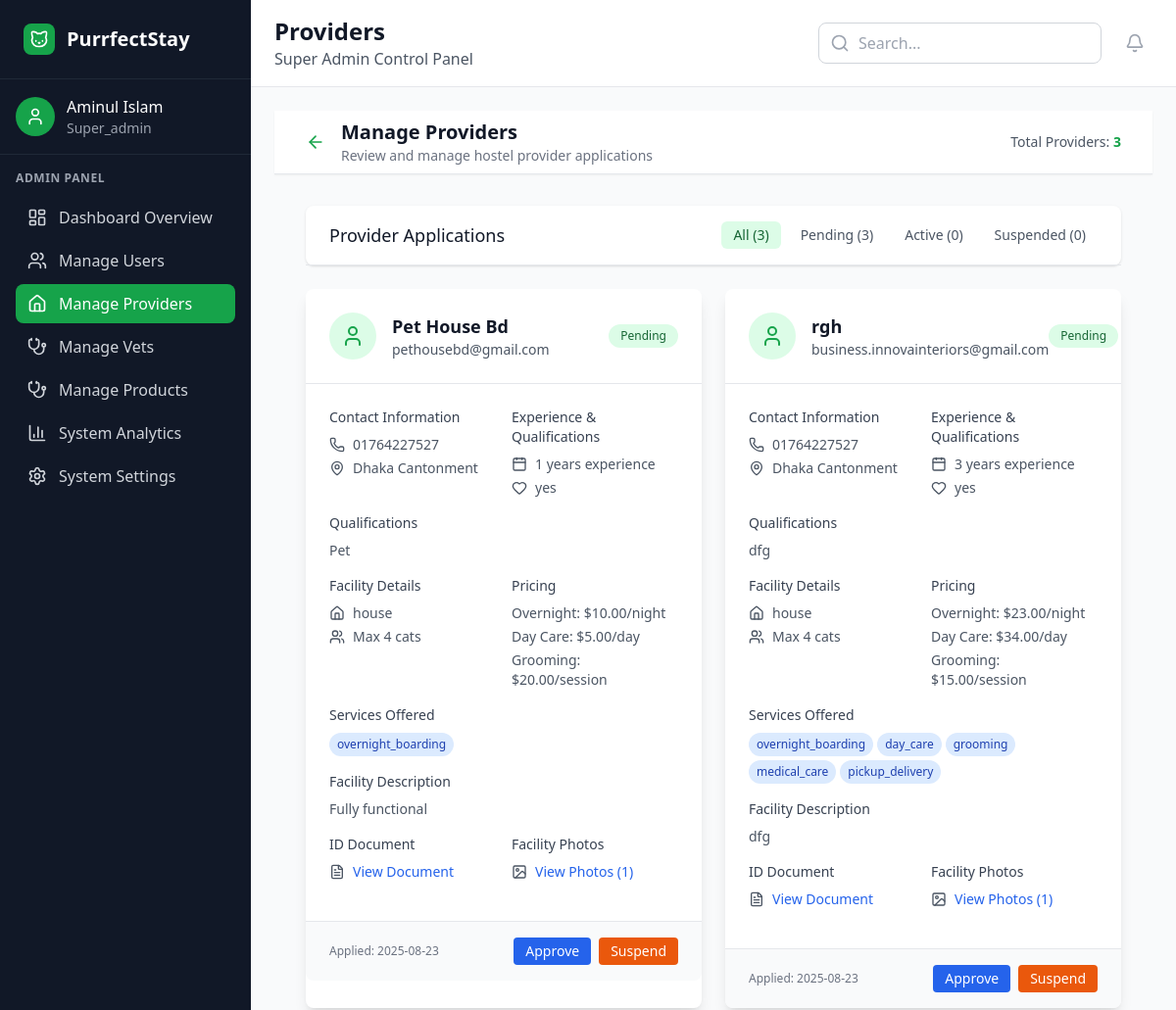
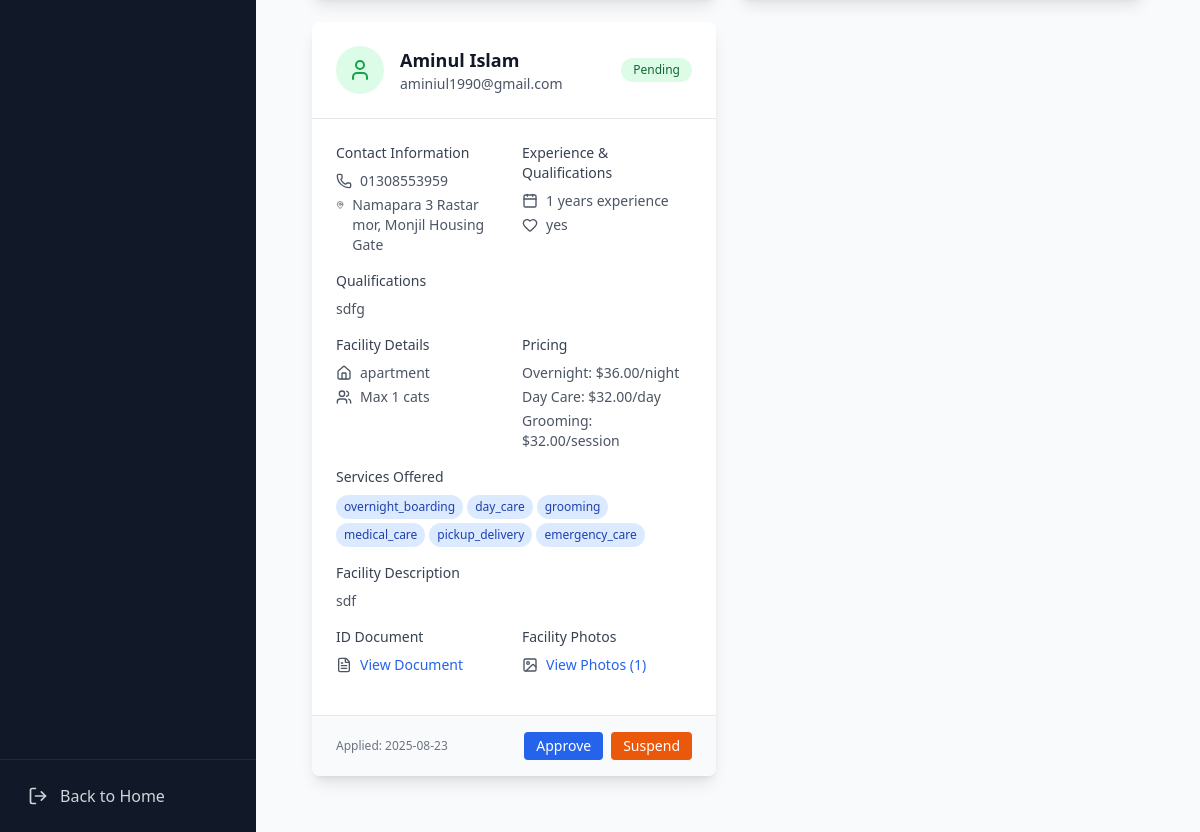
Page /dashboard.php?page=providers (signed in) on the committed database (2 pictures, top to bottom).
### tables this page shows
CREATE TABLE `users` (
  `id` int(11) NOT NULL,
  `first_name` varchar(50) NOT NULL,
  `last_name` varchar(50) NOT NULL,
  `email` varchar(80) NOT NULL,
  `phone` varchar(15) NOT NULL,
  `username` varchar(50) NOT NULL,
  `address` varchar(150) NOT NULL,
  `password` varchar(200) NOT NULL,
  `role` varchar(50) NOT NULL,
  `status` varchar(245) NOT NULL DEFAULT '0',
  `entry_date` date NOT NULL DEFAULT current_timestamp()
);

CREATE TABLE `hostel_providers` (
  `id` int(11) NOT NULL,
  `full_name` varchar(150) NOT NULL,
  `email` varchar(150) NOT NULL,
  `phone` varchar(50) NOT NULL,
  `address` text NOT NULL,
  `experience_years` int(11) NOT NULL,
  `own_cats` varchar(50) NOT NULL,
  `qualifications` text DEFAULT NULL,
  `property_type` varchar(100) NOT NULL,
  `max_capacity` int(11) NOT NULL,
  `services` text DEFAULT NULL,
  `facility_description` text DEFAULT NULL,
  `overnight_rate` decimal(10,2) NOT NULL,
  `day_care_rate` decimal(10,2) DEFAULT NULL,
  `grooming_rate` decimal(10,2) DEFAULT NULL,
  `id_document` varchar(255) DEFAULT NULL,
  `facility_photos` longtext DEFAULT NULL CHECK (json_valid(`facility_photos`)),
  `created_at` timestamp NOT NULL DEFAULT current_timestamp()
);

### dashboard-pages/providers.php (the view, shortened to what the rows shown need)
<?php
$conn = getDatabaseConnection();
$sql = "SELECT * FROM hostel_providers ORDER BY id DESC";
$result = $conn->query($sql);
$providers = [];
if ($result->num_rows > 0) {
    while ($row = $result->fetch_assoc()) {
        $row['status'] = $row['status'] ?? 'pending';
        $providers[] = $row;
    }
}
?>
<!DOCTYPE html>
<html lang="en">
<head>
    <script src="https://cdn.tailwindcss.com"></script>
</head>
<body class="bg-gray-50">
    <header class="bg-white shadow-sm border-b">
        <div class="max-w-7xl mx-auto px-4 sm:px-6 lg:px-8">
            <div class="flex justify-between items-center h-16">
                <div class="flex items-center space-x-4">
                    <div>
                        <h1 class="text-xl font-semibold text-gray-900">Manage Providers</h1>
                    </div>
                </div>
            </div>
        </div>
    </header>
    <div class="max-w-7xl mx-auto px-4 sm:px-6 lg:px-8 py-8">
        <div class="grid grid-cols-1 lg:grid-cols-2 gap-6" id="providers-container">
            <?php foreach ($providers as $provider):
                $facility_photos = json_decode($provider['facility_photos'], true) ?? [];
                ?>
                <div class="bg-white rounded-lg shadow-lg hover:shadow-xl transition-shadow provider-card"
                    data-status="<?= htmlspecialchars($provider['status']) ?>" data-id="<?= $provider['id'] ?>">
                    <div class="p-6 border-b border-gray-200">
                        <div class="flex items-center justify-between">
                            <div class="flex items-center space-x-4">
                                <div class="w-12 h-12 bg-green-100 rounded-full flex items-center justify-center">
                                    <i data-lucide="user" class="w-6 h-6 text-green-600"></i>
                                </div>
                                <div>
                                    <h3 class="text-lg font-semibold text-gray-900">
                                        <?= htmlspecialchars($provider['full_name']) ?>
                                    </h3>
                                    <p class="text-sm text-gray-600"><?= htmlspecialchars($provider['email']) ?></p>
                                </div>
                            </div>
                            <span class="px-3 py-1 text-xs font-medium rounded-full bg-green-100 text-green-800">
                                <?= ucfirst($provider['status']) ?>
                            </span>
                        </div>
                    </div>
                    <div class="p-6">
                        <div class="grid grid-cols-1 md:grid-cols-2 gap-4 mb-4">
                            <div>
                                <h4 class="text-sm font-medium text-gray-700 mb-2">Contact Information</h4>
                                <div class="space-y-1">
                                    <div class="flex items-center text-sm text-gray-600"><i data-lucide="phone"
                                            class="w-4 h-4 mr-2"></i><?= htmlspecialchars($provider['phone']) ?></div>
                                    <div class="flex items-start text-sm text-gray-600"><i data-lucide="map-pin"
                                            class="w-4 h-4 mr-2 mt-0.5"></i><?= htmlspecialchars($provider['address']) ?>
                                    </div>
                                </div>
                            </div>
                            <div>
                                <h4 class="text-sm font-medium text-gray-700 mb-2">Experience & Qualifications</h4>
                                <div class="space-y-1">
                                    <div class="flex items-center text-sm text-gray-600"><i data-lucide="calendar"
                                            class="w-4 h-4 mr-2"></i><?= htmlspecialchars($provider['experience_years']) ?>
                                        years experience</div>
                                    <div class="flex items-center text-sm text-gray-600"><i data-lucide="heart"
                                            class="w-4 h-4 mr-2"></i><?= htmlspecialchars($provider['own_cats']) ?></div>
                                </div>
                            </div>
                        </div>
                        <div class="mb-4">
                            <h4 class="text-sm font-medium text-gray-700 mb-2">Qualifications</h4>
                            <p class="text-sm text-gray-600"><?= htmlspecialchars($provider['qualifications']) ?></p>
                        </div>
                        <div class="grid grid-cols-1 md:grid-cols-2 gap-4 mb-4">
                            <div>
                                <h4 class="text-sm font-medium text-gray-700 mb-2">Facility Details</h4>
                                <div class="space-y-1">
                                    <div class="flex items-center text-sm text-gray-600"><i data-lucide="home"
                                            class="w-4 h-4 mr-2"></i><?= htmlspecialchars($provider['property_type']) ?>
                                    </div>
                                    <div class="flex items-center text-sm text-gray-600"><i data-lucide="users"
                                            class="w-4 h-4 mr-2"></i>Max <?= htmlspecialchars($provider['max_capacity']) ?>
                                        cats</div>
                                </div>
                            </div>
                            <div>
                                <h4 class="text-sm font-medium text-gray-700 mb-2">Pricing</h4>
                                <div class="space-y-1">
                                    <div class="text-sm text-gray-600">Overnight:
                                        $<?= htmlspecialchars($provider['overnight_rate']) ?>/night</div>
                                    <div class="text-sm text-gray-600">Day Care:
                                        $<?= htmlspecialchars($provider['day_care_rate']) ?>/day</div>
                                    <div class="text-sm text-gray-600">Grooming:
                                        $<?= htmlspecialchars($provider['grooming_rate']) ?>/session</div>
                                </div>
                            </div>
                        </div>
                        <div class="mb-4">
                            <h4 class="text-sm font-medium text-gray-700 mb-2">Services Offered</h4>
                            <div class="flex flex-wrap gap-1">
                                <?php foreach (explode(",", $provider['services']) as $service): ?>
                                    <span
                                        class="px-2 py-1 bg-blue-100 text-blue-800 text-xs rounded-full"><?= htmlspecialchars($service) ?></span>
                                <?php endforeach; ?>
                            </div>
                        </div>
                        <div class="mb-4">
                            <h4 class="text-sm font-medium text-gray-700 mb-2">Facility Description</h4>
                            <p class="text-sm text-gray-600"><?= htmlspecialchars($provider['facility_description']) ?></p>
                        </div>
                        <div class="grid grid-cols-1 md:grid-cols-2 gap-4 mb-4">
                            <div>
                                <h4 class="text-sm font-medium text-gray-700 mb-2">ID Document</h4>
                                <div class="flex items-center text-sm text-gray-600">
                                    <i data-lucide="file-text" class="w-4 h-4 mr-2"></i>
                                    <button class="text-blue-600 hover:text-blue-800 view-document-btn"
                                        data-document="<?= htmlspecialchars($provider['id_document']) ?>">View
                                        Document</button>
                                </div>
                            </div>
                            <div>
                                <h4 class="text-sm font-medium text-gray-700 mb-2">Facility Photos</h4>
                                <div class="flex items-center text-sm text-gray-600">
                                    <i data-lucide="image" class="w-4 h-4 mr-2"></i>
                                    <button class="text-blue-600 hover:text-blue-800 view-photos-btn"
                                        data-photos='<?= htmlspecialchars($provider['facility_photos']) ?>'>View Photos
                                        (<?= count($facility_photos) ?>)</button>
                                </div>
                            </div>
                        </div>
                    </div>
                    <div class="px-6 py-4 bg-gray-50 border-t border-gray-200 rounded-b-lg">
                        <div class="flex items-center justify-between">
                            <div class="text-xs text-gray-500">Applied:
                                <?= htmlspecialchars(date("Y-m-d", strtotime($provider['created_at']))) ?>
                            </div>
                            <div class="flex space-x-2">
                                <?php if ($provider['status'] === 'pending'): ?>
                                    <button
                                        class="bg-blue-600 text-white px-3 py-1 rounded text-sm hover:bg-blue-700 transition-colors approve-btn"
                                        data-id="<?= $provider['id'] ?>">Approve</button>
                                    <button
                                        class="bg-orange-600 text-white px-3 py-1 rounded text-sm hover:bg-orange-700 transition-colors suspend-btn"
                                        data-id="<?= $provider['id'] ?>">Suspend</button>
                                <?php elseif ($provider['status'] === 'active'): ?>
                                    <button
                                        class="bg-orange-600 text-white px-3 py-1 rounded text-sm hover:bg-orange-700 transition-colors suspend-btn"
                                        data-id="<?= $provider['id'] ?>">Suspend</button>
                                <?php elseif ($provider['status'] === 'suspended'): ?>
                                    <button
                                        class="bg-green-600 text-white px-3 py-1 rounded text-sm hover:bg-green-700 transition-colors approve-btn"
                                        data-id="<?= $provider['id'] ?>">Reactivate</button>
                                <?php endif; ?>
                            </div>
                        </div>
                    </div>
                </div>
            <?php endforeach; ?>
        </div>
    </div>
</body>
</html>

### dashboard.php (shortened to what the rows shown need)
<?php
$conn = getDatabaseConnection();
if (isset($_COOKIE['user_id'])) {
    $user_id = $_COOKIE['user_id'];
    $stmt = $conn->prepare("SELECT first_name, last_name, email, role FROM users WHERE id = ?");
    $stmt->bind_param("i", $user_id);
    $stmt->execute();
    $result = $stmt->get_result();
    if ($result->num_rows === 1) {
        $user = $result->fetch_assoc();
        $user_name = $user['first_name'] . ' ' . $user['last_name'];
        $user_role = $user['role'];
    } else {
        $user_name = "Unknown";
        $user_role = "guest";
        $user_email = "";
    }
} else {
    $user_name = "Guest";
    $user_role = "guest";
    $user_email = "";
}
$current_page = isset($_GET['page']) ? $_GET['page'] : 'welcome';
?>
<!DOCTYPE html>
<html lang="en">
<head>
    <script src="https://cdn.tailwindcss.com"></script>
</head>
<body class="bg-gray-50">
    <div class="flex h-screen">
        <div class="w-64 bg-gray-900 text-white flex flex-col">
            <div class="p-4 border-b border-gray-800">
                <div class="flex items-center space-x-3">
                    <div>
                        <div class="font-medium"><?php echo htmlspecialchars($user_name); ?></div>
                        <div class="text-sm text-gray-400 capitalize"><?php echo htmlspecialchars($user_role); ?></div>
                    </div>
                </div>
            </div>
        </div>
        <div class="flex-1 flex flex-col overflow-hidden">
            <header class="bg-white border-b border-gray-200 px-6 py-4">
                <div class="flex items-center justify-between">
                    <div>
                        <h1 class="text-2xl font-bold text-gray-900 capitalize">
                            <?php echo str_replace('-', ' ', $current_page); ?>
                        </h1>
                    </div>
                </div>
            </header>
            <main class="flex-1 overflow-y-auto p-6">
                <?php
                $components = [
                    'overview' => 'dashboard-pages/overview.php',
                    'users' => 'components/users.php',
                    'providers' => 'dashboard-pages/providers.php',
                    'veterinarians' => 'components/veterinarians.php',
                    'products' => 'components/products.php',
                    'analytics' => 'components/analytics.php',
                    'settings' => 'components/settings.php',
                    'bookings' => 'dashboard-pages/bookings.php',
                    'rooms' => 'dashboard-pages/rooms.php',
                    'services' => 'components/services.php',
                    'welcome' => 'dashboard-pages/welcome.php',
                    'manageuser' => 'dashboard-pages/manage-users.php',
                    'productAdd' => 'dashboard-pages/add_product.php',
                    'add-service' => 'dashboard-pages/edit-profile.php',
                    'manage-products-Elements' => 'dashboard-pages/manage-products-Elements.php'
                ];
                if (isset($components[$current_page]) && file_exists($components[$current_page])) {
                    include $components[$current_page];
                } else {
                    echo "<h2 class='text-xl font-bold'>Dashboard</h2><p class='text-gray-600'>Welcome to your dashboard!</p>";
                }
                ?>
            </main>
        </div>
    </div>
</body>
</html>

### rows in the picture
users: user_name "Aminul Islam", role "Super_admin"
hostel_providers: full_name "Pet House Bd", email "pethousebd@gmail.com", status "Pending", phone "01764227527", address "Dhaka Cantonment", experience_years "1", own_cats "yes", qualifications "Pet", property_type "house", max_capacity "4", overnight_rate "10.00", day_care_rate "5.00", grooming_rate "20.00", services "overnight_boarding", facility_description "Fully functional", facility_photos "1", created_at "2025-08-23"
hostel_providers: full_name "rgh", email "business.innovainteriors@gmail.com", status "Pending", phone "01764227527", address "Dhaka Cantonment", experience_years "3", own_cats "yes", qualifications "dfg", property_type "house", max_capacity "4", overnight_rate "23.00", day_care_rate "34.00", grooming_rate "15.00", services "overnight_boarding", services "day_care", services "grooming", services "medical_care", services "pickup_delivery", facility_description "dfg", facility_photos "1", created_at "2025-08-23"
hostel_providers: full_name "Aminul Islam", email "aminiul1990@gmail.com", status "Pending", phone "01308553959", address "Namapara 3 Rastar mor, Monjil Housing Gate", experience_years "1", own_cats "yes", qualifications "sdfg", property_type "apartment", max_capacity "1", overnight_rate "36.00", day_care_rate "32.00", grooming_rate "32.00", services "overnight_boarding", services "day_care", services "grooming", services "medical_care", services "pickup_delivery", services "emergency_care", facility_description "sdf", facility_photos "1", created_at "2025-08-23"

### other values in the picture
str_replace('-', ' ', $current_page) "Providers"
$statusCounts['all'] "3"
$statusCounts['pending'] "3"
$statusCounts['active'] "0"
$statusCounts['suspended'] "0"
